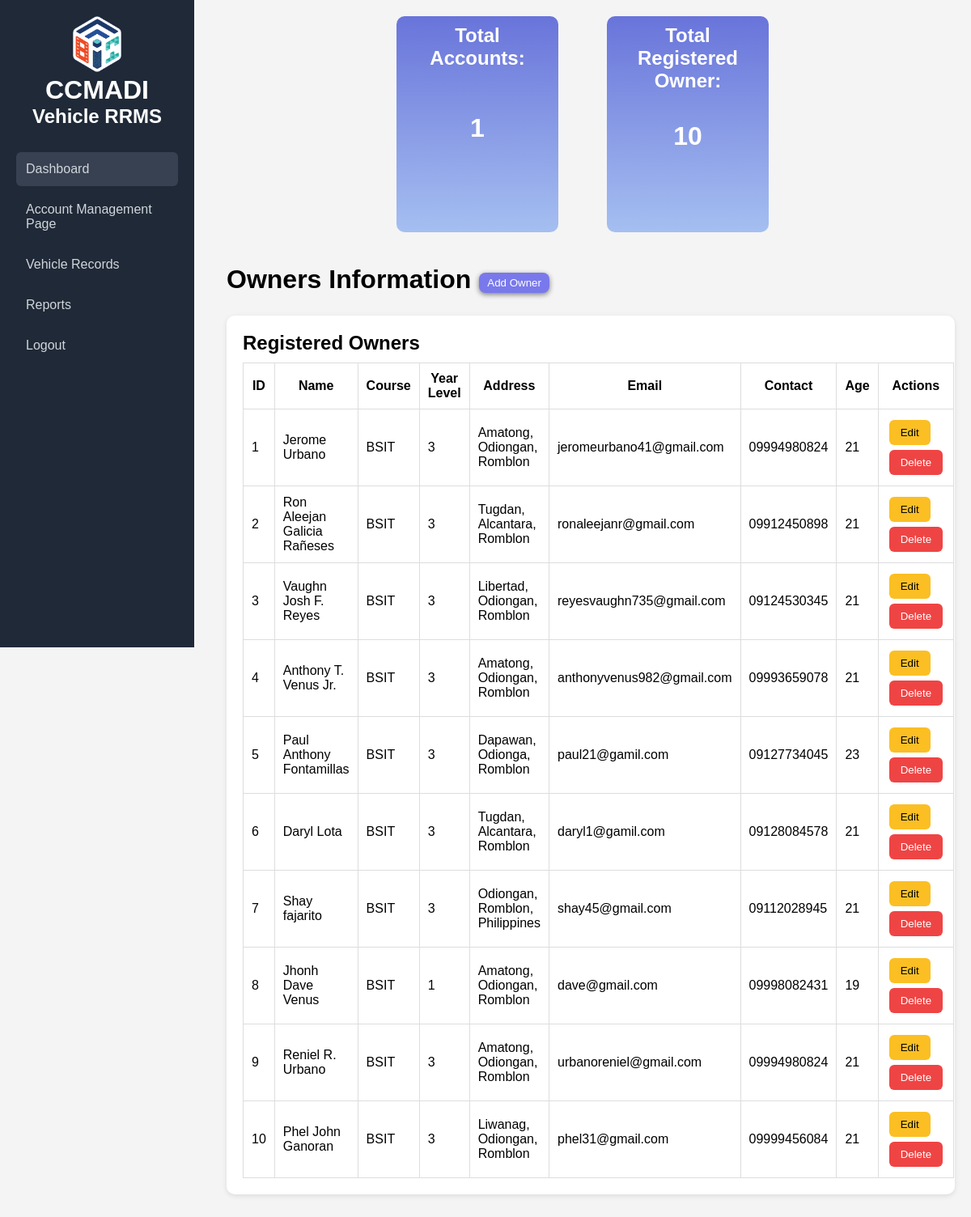
Page /dashboard.php (signed in) on the committed database.
### tables this page shows
CREATE TABLE `owner_info` (
  `owners_id` int(11) NOT NULL,
  `fullname` varchar(100) NOT NULL,
  `course` varchar(50) NOT NULL,
  `year_level` int(11) NOT NULL,
  `address` varchar(100) NOT NULL,
  `email` varchar(100) NOT NULL,
  `contact` varchar(50) NOT NULL,
  `age` int(11) NOT NULL,
  `user_id` int(11) NOT NULL
);

### dashboard.php (the view, shortened to what this page needs)
<?php
require "connection.php";
$sql = "SELECT owners_id, fullname, course, year_level, address, email, contact, age
        FROM owner_info";
$result = $conn->query($sql);
$countUsers = $conn->query("SELECT COUNT(*) AS total FROM account_management_page");
$totalUsers = $countUsers->fetch_assoc()['total'];
$countOwners = $conn->query("SELECT COUNT(*) AS total FROM owner_info");
$totalOwners = $countOwners->fetch_assoc()['total'];
?>
<!DOCTYPE html>
<html>
<head>
    <link rel="stylesheet" href="style.css">
</head>
<body>
<div class="sidebar">
    <center><img src="assets/logccmadi.png" width="60px">
    <h1>CCMADI</h1>
    <h2>Vehicle RRMS</h2></center>
    <a href="dashboard.php" class="active">Dashboard</a>
    <a href="account_page.php">Account Management Page</a>
    <a href="vehicles.php">Vehicle Records</a>
    <a href="reports.php">Reports</a>
    <a href="logout.php" onclick="return confirm('Logout your account?')">Logout</a>
</div>
<div class="con">
    <div class="containfortotal">
        <h2 style="color:white;">Total <br>Accounts:</h2><br><br><br>
        <h1 style="color:white;"><?= $totalUsers ?></h1>
    </div>
    <div class="containfortotal">
        <h2 style="color:white;">Total Registered <br> Owner:</h2><br><br>
        <h1 style="color:white;"><?= $totalOwners ?></h1>
    </div>
</div>
<div class="main">
    <div id="add">
        <h1>Owners Information</h1>
        <button id="btnowner">Add Owner</button>
    </div>
     <br>
    <div class="card">
        <h2>Registered Owners</h2>
        <table class="table" border="1" width="100%">
            <tr>
                <th>ID</th>
                <th>Name</th>
                <th>Course</th>
                <th>Year Level</th>
                <th>Address</th>
                <th>Email</th>
                <th>Contact</th>
                <th>Age</th>
                <th>Actions</th>
            </tr>
            <?php while($row = $result->fetch_assoc()): ?>
            <tr>
                <td><?= $row['owners_id'] ?></td>
                <td><?= $row['fullname'] ?></td>
                <td><?= $row['course'] ?></td>
                <td><?= $row['year_level'] ?></td>
                <td><?= $row['address'] ?></td>
                <td><?= $row['email'] ?></td>
                <td><?= $row['contact'] ?></td>
                <td><?= $row['age'] ?></td>
                <td>
                    <button class="btn btn-edit editBtn"
                        data-id="<?= $row['owners_id'] ?>"
                        data-fullname="<?= $row['fullname'] ?>"
                        data-course="<?= $row['course'] ?>"
                        data-year="<?= $row['year_level'] ?>"
                        data-address="<?= $row['address'] ?>"
                        data-email="<?= $row['email'] ?>"
                        data-contact="<?= $row['contact'] ?>"
                        data-age="<?= $row['age'] ?>"
                    >Edit</button>
                    <a href="dashboard.php?delete=<?= $row['owners_id'] ?>"
                     onclick="return confirm('Delete this owner?')">
                     <button class="btn btn-delete">Delete</button>
                     </a>
                </td>
            </tr>
            <?php endwhile; ?>
        </table>
    </div>
</div>
</body>
</html>

### style.css (style rules this page uses)
* { margin: 0; padding: 0; box-sizing: border-box; font-family: Arial, sans-serif; }
body { background: #f4f4f4; }
.sidebar { width: 240px; height: 100vh; background: #1f2937; color: white; position: fixed; padding: 20px; }
.sidebar h2 { margin-bottom: 30px; }
.sidebar a { display: block; color: #d1d5db; padding: 12px; text-decoration: none; border-radius: 6px; margin-bottom: 8px; }
.sidebar a:hover, .sidebar a.active { background: #374151; }
.main { margin-left: 260px; padding: 20px; }
.card { background: white; padding: 20px; border-radius: 10px; box-shadow: 0 2px 6px rgba(0,0,0,0.1); margin-bottom: 20px; }
.table { width: 100%; border-collapse: collapse; margin-top: 10px; }
.table th, .table td { border: 1px solid #ddd; padding: 10px; }
.btn { padding: 8px 14px; border: none; border-radius: 6px; cursor: pointer; }
.btn-edit { background: #fbbf24; font-size: smaller; }
.btn-delete { margin-top: 5px; background: #ef4444; color: white; font-size: smaller; }
#add { display: flex; }
#btnowner { margin: 10px; background-color: rgb(121, 121, 236); padding: 5px 10px; border: none; border-radius: 8px; cursor: pointer; color:White; box-shadow: 0 2px 6px rgba(0, 0, 1, 0.486); }
.containfortotal { width: 200px; text-align: center; background: linear-gradient(rgb(105, 116, 218), rgb(165, 191, 241));padding:10px; border-radius:10px; padding-bottom: 100px; margin:20px; box-shadow: 1 2px 8px rgba(0, 0, 0, 0.37); }
.con { display: flex; gap: 20px; justify-content: center; margin-left:20%; }

### dashboard.php (style rules this page uses)
.btn { padding: 8px 14px; border: none; border-radius: 6px; cursor: pointer; margin:3px; }

### rows in the picture
owner_info: owners_id "1", fullname "Jerome Urbano", course "BSIT", year_level "3", address "Amatong, Odiongan, Romblon", email "jeromeurbano41@gmail.com", contact "09994980824", age "21"
owner_info: owners_id "2", fullname "Ron Aleejan Galicia Rañeses", course "BSIT", year_level "3", address "Tugdan, Alcantara, Romblon", email "ronaleejanr@gmail.com", contact "09912450898", age "21"
owner_info: owners_id "3", fullname "Vaughn Josh F. Reyes", course "BSIT", year_level "3", address "Libertad, Odiongan, Romblon", email "reyesvaughn735@gmail.com", contact "09124530345", age "21"
owner_info: owners_id "4", fullname "Anthony T. Venus Jr.", course "BSIT", year_level "3", address "Amatong, Odiongan, Romblon", email "anthonyvenus982@gmail.com", contact "09993659078", age "21"
owner_info: owners_id "5", fullname "Paul Anthony Fontamillas", course "BSIT", year_level "3", address "Dapawan, Odionga, Romblon", email "paul21@gamil.com", contact "09127734045", age "23"
owner_info: owners_id "6", fullname "Daryl Lota", course "BSIT", year_level "3", address "Tugdan, Alcantara, Romblon", email "daryl1@gamil.com", contact "09128084578", age "21"
owner_info: owners_id "7", fullname "Shay fajarito", course "BSIT", year_level "3", address "Odiongan, Romblon, Philippines", email "shay45@gmail.com", contact "09112028945", age "21"
owner_info: owners_id "8", fullname "Jhonh Dave Venus", course "BSIT", year_level "1", address "Amatong, Odiongan, Romblon", email "dave@gmail.com", contact "09998082431", age "19"
owner_info: owners_id "9", fullname "Reniel R. Urbano", course "BSIT", year_level "3", address "Amatong, Odiongan, Romblon", email "urbanoreniel@gmail.com", contact "09994980824", age "21"
owner_info: owners_id "10", fullname "Phel John Ganoran", course "BSIT", year_level "3", address "Liwanag, Odiongan, Romblon", email "phel31@gmail.com", contact "09999456084", age "21"

### other values in the picture
$totalUsers "1"
$totalOwners "10"
